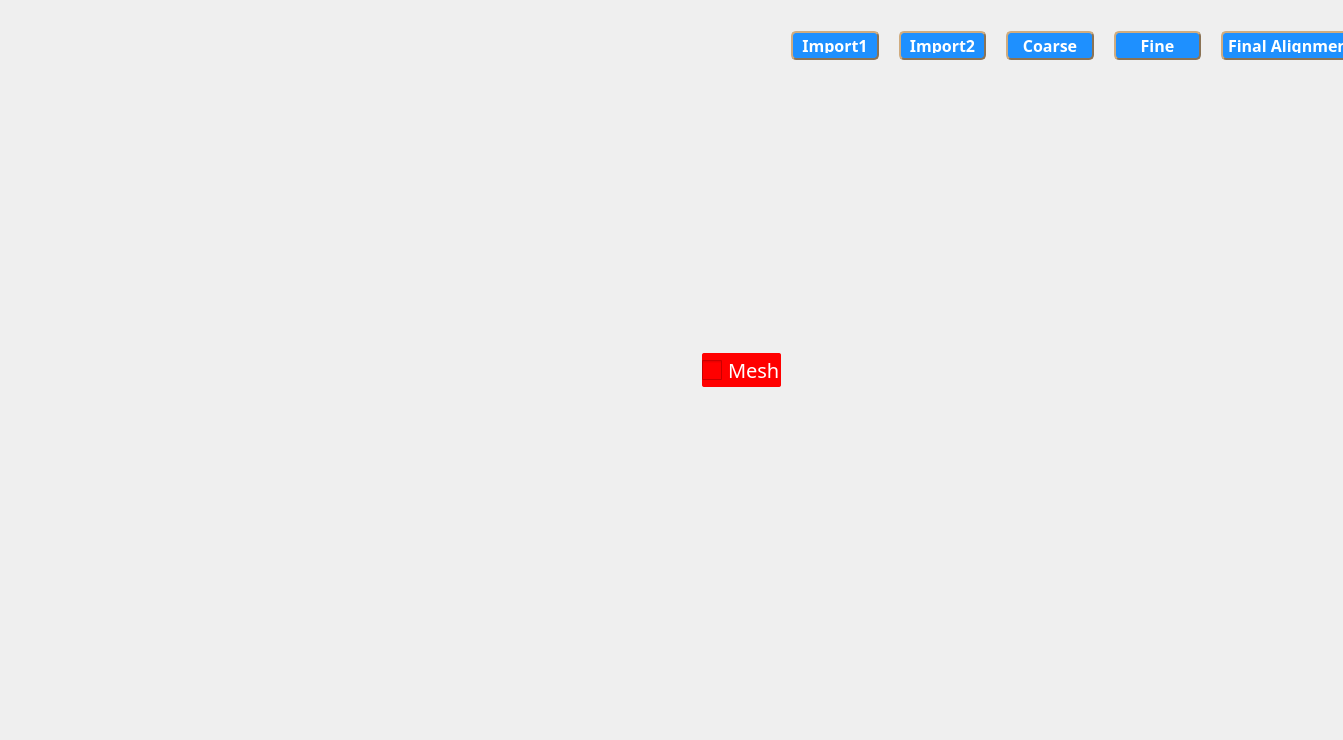
<?xml version="1.0" encoding="UTF-8"?>
<ui version="4.0">
 <class>MainWindow</class>
 <widget class="QMainWindow" name="MainWindow">
  <property name="geometry">
   <rect>
    <x>0</x>
    <y>0</y>
    <width>1343</width>
    <height>740</height>
   </rect>
  </property>
  <property name="sizePolicy">
   <sizepolicy hsizetype="Preferred" vsizetype="Preferred">
    <horstretch>1</horstretch>
    <verstretch>1</verstretch>
   </sizepolicy>
  </property>
  <property name="windowTitle">
   <string>MainWindow</string>
  </property>
  <property name="styleSheet">
   <string notr="true"/>
  </property>
  <widget class="QWidget" name="centralWidget">
   <property name="sizePolicy">
    <sizepolicy hsizetype="Preferred" vsizetype="Preferred">
     <horstretch>1</horstretch>
     <verstretch>1</verstretch>
    </sizepolicy>
   </property>
   <property name="styleSheet">
    <string notr="true"/>
   </property>
   <layout class="QVBoxLayout" name="verticalLayout_2">
    <property name="spacing">
     <number>0</number>
    </property>
    <property name="sizeConstraint">
     <enum>QLayout::SetMaximumSize</enum>
    </property>
    <property name="leftMargin">
     <number>0</number>
    </property>
    <property name="topMargin">
     <number>0</number>
    </property>
    <property name="rightMargin">
     <number>0</number>
    </property>
    <property name="bottomMargin">
     <number>0</number>
    </property>
    <item>
     <layout class="QVBoxLayout" name="verticalLayout" stretch="9,1">
      <property name="spacing">
       <number>0</number>
      </property>
      <item>
       <layout class="QVBoxLayout" name="verticalLayout_GL">
        <property name="spacing">
         <number>0</number>
        </property>
       </layout>
      </item>
      <item>
       <layout class="QVBoxLayout" name="verticalLayout_3">
        <item>
         <layout class="QHBoxLayout" name="horizontalLayout" stretch="1,4,0,4">
          <property name="spacing">
           <number>0</number>
          </property>
          <item>
           <spacer name="horizontalSpacer">
            <property name="orientation">
             <enum>Qt::Horizontal</enum>
            </property>
            <property name="sizeHint" stdset="0">
             <size>
              <width>40</width>
              <height>20</height>
             </size>
            </property>
           </spacer>
          </item>
          <item>
           <widget class="QLabel" name="label_matrix">
            <property name="styleSheet">
             <string notr="true">QLabel{  
  font-size:18px;  
  color:white;  
}  </string>
            </property>
            <property name="text">
             <string/>
            </property>
           </widget>
          </item>
          <item>
           <widget class="QCheckBox" name="checkBoxMesh">
            <property name="styleSheet">
             <string notr="true">QCheckBox
{
background-color: red;
color:white;
font-family:Microsoft YaHei;
    height:34px;
    font-size:20px;
    border-radius:2px;
}
QCheckBox::indicator
{
    width:20px;
    height:20px;
}</string>
            </property>
            <property name="text">
             <string>Mesh</string>
            </property>
           </widget>
          </item>
          <item>
           <widget class="QFrame" name="frame">
            <property name="frameShape">
             <enum>QFrame::NoFrame</enum>
            </property>
            <property name="frameShadow">
             <enum>QFrame::Plain</enum>
            </property>
            <property name="lineWidth">
             <number>0</number>
            </property>
            <widget class="QWidget" name="horizontalLayoutWidget_2">
             <property name="geometry">
              <rect>
               <x>10</x>
               <y>20</y>
               <width>582</width>
               <height>51</height>
              </rect>
             </property>
             <layout class="QHBoxLayout" name="horizontalLayout_2">
              <property name="spacing">
               <number>20</number>
              </property>
              <property name="leftMargin">
               <number>0</number>
              </property>
              <item>
               <widget class="QPushButton" name="import1_btn">
                <property name="sizePolicy">
                 <sizepolicy hsizetype="Preferred" vsizetype="Fixed">
                  <horstretch>0</horstretch>
                  <verstretch>0</verstretch>
                 </sizepolicy>
                </property>
                <property name="minimumSize">
                 <size>
                  <width>58</width>
                  <height>0</height>
                 </size>
                </property>
                <property name="maximumSize">
                 <size>
                  <width>1000</width>
                  <height>1000</height>
                 </size>
                </property>
                <property name="styleSheet">
                 <string notr="true">QPushButton {
background-color: #1E90FF;
border-style: outset;
border-width: 2px;
border-radius: 5px;
border-color: #8B7355;
font: bold 16px;
min-width:2em;
color:white;
font-family:Microsoft YaHei;
padding: 5px;
}
</string>
                </property>
                <property name="text">
                 <string>Import1</string>
                </property>
                <property name="iconSize">
                 <size>
                  <width>64</width>
                  <height>64</height>
                 </size>
                </property>
                <property name="checkable">
                 <bool>false</bool>
                </property>
               </widget>
              </item>
              <item>
               <widget class="QPushButton" name="import2_btn">
                <property name="sizePolicy">
                 <sizepolicy hsizetype="Preferred" vsizetype="Fixed">
                  <horstretch>0</horstretch>
                  <verstretch>0</verstretch>
                 </sizepolicy>
                </property>
                <property name="minimumSize">
                 <size>
                  <width>58</width>
                  <height>0</height>
                 </size>
                </property>
                <property name="maximumSize">
                 <size>
                  <width>1000</width>
                  <height>10000</height>
                 </size>
                </property>
                <property name="styleSheet">
                 <string notr="true">QPushButton {
background-color: #1E90FF;
border-style: outset;
border-width: 2px;
border-radius: 5px;
border-color: #8B7355;
font: bold 16px;
min-width:2em;
color:white;
font-family:Microsoft YaHei;
padding: 5px;
}
</string>
                </property>
                <property name="text">
                 <string>Import2</string>
                </property>
                <property name="iconSize">
                 <size>
                  <width>64</width>
                  <height>64</height>
                 </size>
                </property>
                <property name="checkable">
                 <bool>false</bool>
                </property>
               </widget>
              </item>
              <item>
               <widget class="QPushButton" name="coarse_btn">
                <property name="sizePolicy">
                 <sizepolicy hsizetype="Preferred" vsizetype="Fixed">
                  <horstretch>0</horstretch>
                  <verstretch>0</verstretch>
                 </sizepolicy>
                </property>
                <property name="minimumSize">
                 <size>
                  <width>58</width>
                  <height>0</height>
                 </size>
                </property>
                <property name="maximumSize">
                 <size>
                  <width>1000</width>
                  <height>1000</height>
                 </size>
                </property>
                <property name="styleSheet">
                 <string notr="true">QPushButton {
background-color: #1E90FF;
border-style: outset;
border-width: 2px;
border-radius: 5px;
border-color: #8B7355;
font: bold 16px;
min-width:2em;
color:white;
font-family:Microsoft YaHei;
padding: 5px;
}
</string>
                </property>
                <property name="text">
                 <string>Coarse</string>
                </property>
                <property name="iconSize">
                 <size>
                  <width>48</width>
                  <height>48</height>
                 </size>
                </property>
                <property name="checkable">
                 <bool>false</bool>
                </property>
               </widget>
              </item>
              <item>
               <widget class="QPushButton" name="fine_btn">
                <property name="sizePolicy">
                 <sizepolicy hsizetype="Preferred" vsizetype="Fixed">
                  <horstretch>0</horstretch>
                  <verstretch>0</verstretch>
                 </sizepolicy>
                </property>
                <property name="minimumSize">
                 <size>
                  <width>58</width>
                  <height>0</height>
                 </size>
                </property>
                <property name="maximumSize">
                 <size>
                  <width>1000</width>
                  <height>1000</height>
                 </size>
                </property>
                <property name="styleSheet">
                 <string notr="true">QPushButton {
background-color: #1E90FF;
border-style: outset;
border-width: 2px;
border-radius: 5px;
border-color: #8B7355;
font: bold 16px;
min-width:2em;
color:white;
font-family:Microsoft YaHei;
padding: 5px;
}
</string>
                </property>
                <property name="text">
                 <string>Fine</string>
                </property>
                <property name="iconSize">
                 <size>
                  <width>48</width>
                  <height>48</height>
                 </size>
                </property>
                <property name="checkable">
                 <bool>false</bool>
                </property>
               </widget>
              </item>
              <item>
               <widget class="QPushButton" name="fusion_btn">
                <property name="sizePolicy">
                 <sizepolicy hsizetype="Preferred" vsizetype="Fixed">
                  <horstretch>0</horstretch>
                  <verstretch>0</verstretch>
                 </sizepolicy>
                </property>
                <property name="minimumSize">
                 <size>
                  <width>58</width>
                  <height>0</height>
                 </size>
                </property>
                <property name="maximumSize">
                 <size>
                  <width>1000</width>
                  <height>1000</height>
                 </size>
                </property>
                <property name="styleSheet">
                 <string notr="true">QPushButton {
background-color: #1E90FF;
border-style: outset;
border-width: 2px;
border-radius: 5px;
border-color: #8B7355;
font: bold 16px;
min-width:2em;
color:white;
font-family:Microsoft YaHei;
padding: 5px;
}
</string>
                </property>
                <property name="text">
                 <string>Final Alignment</string>
                </property>
                <property name="iconSize">
                 <size>
                  <width>48</width>
                  <height>48</height>
                 </size>
                </property>
                <property name="checkable">
                 <bool>false</bool>
                </property>
               </widget>
              </item>
             </layout>
            </widget>
           </widget>
          </item>
         </layout>
        </item>
       </layout>
      </item>
     </layout>
    </item>
   </layout>
  </widget>
 </widget>
 <layoutdefault spacing="6" margin="11"/>
 <resources/>
 <connections/>
</ui>
